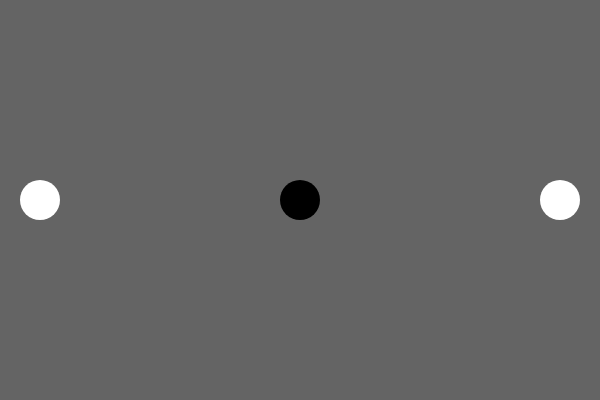
Frame 1 (no input)
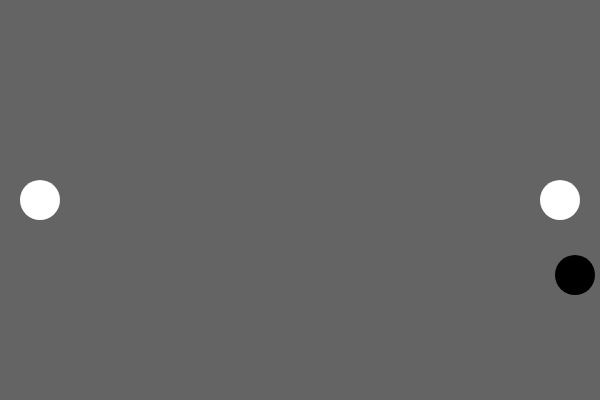
Frame 60 (no input)
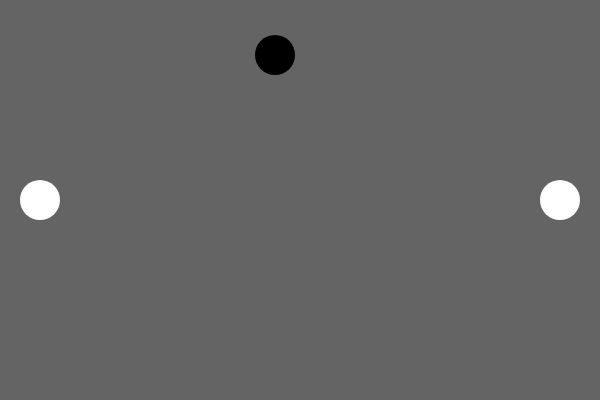
Frame 120 (the mouse pressed at the canvas centre since frame 60)

The p5.js sketch that drew these frames (run headless with seeded random() and noise() and a simulated clock; from frame 60 on, the mouse is pressed at the canvas centre):

// p5.js sketch
// ── sketch.js
var ball;
var lpaddle;
var rpaddle;
var step;

function setup() {
  createCanvas(600, 400);
  ball = new Ball();
  lpaddle = new Paddle("left");
  rpaddle = new Paddle("right");
  step = 5;
}

function draw() {
  background(100);

  ball.show();
  ball.move();
  ball.bounce();

  lpaddle.show();
  lpaddle.move();
  rpaddle.show();
  rpaddle.move();

  if (lpaddle.hits(ball) || rpaddle.hits(ball)) {
    ball.v.x *= -1;
    ball.v.y *= -1;
  }
}

function keyPressed() {
  keyCode = String.fromCharCode(keyCode);
  if (keyCode === "q" || keyCode === "Q") {
    lpaddle.step = -step;
  } else if (keyCode === "a" || keyCode === "A") {
    lpaddle.step = step;
  } else if (keyCode === "p" || keyCode === "P") {
    rpaddle.step = -step;
  } else if (keyCode === "l" || keyCode === "L") {
    rpaddle.step = step;
  }
}

function keyReleased() {
  lpaddle.step = 0;
  rpaddle.step = 0;
}

// ── ball.js
function Ball() {
  this.pos = createVector(width/2, height/2);
  this.r = 20;
  this.v = createVector(5, 5);
  //this.v = createVector(random(-1, 1), random(-1, 1));

  this.show = function () {
    fill(0);
    noStroke();
    ellipse(this.pos.x, this.pos.y, this.r * 2, this.r * 2);
  }

  this.move = function (v) {
    var d = v || this.v;
    this.pos.add(d);
    if (this.pos.x > width || this.pos.x < 0 || this.pos.y > height || this.pos.y < 0) {
      this.pos.x = width/2;
      this.pos.y = height/2;
    }
  }
  
  this.bounce = function () {
    if (this.pos.x < this.r || this.pos.x > width -this.r) {
      this.v.x *= -1;
    } else if (this.pos.y < this.r || this.pos.y > height -this.r) {
      this.v.y *= -1;
    }
  }

}


// ── brick.js
function Brick() {
  this.pos = createVector(random(20, width-20), random(20, height- 100));
  this.c = createVector(255, 69, 0);
  this.r = 20;

  this.show = function() {
    fill(this.c.x, this.c.y, this.c.z);
    noStroke();
    rect(this.pos.x, this.pos.y, this.r*2, this.r);
  }

}

// ── paddle.js
function Paddle(lorr) {
  this.lorr = lorr;
  this.r = 20;
  
  this.getPos = function (lorr) {
    if (lorr === "left") {
      return createVector(40, height/2);
    } else if (lorr === "right") {
      return createVector(width - 40, height/2);
    }
  }

  this.pos = this.getPos(lorr);
  this.step = 0;

  this.show = function () {
    fill(255, 255, 255);
    noStroke();
    ellipse(this.pos.x, this.pos.y, this.r*2, this.r*2);
  }

  this.move = function () {
    if ((this.pos.y > this.r + 20) && (this.pos.y < height-this.r-20)) {
      this.pos.y += this.step;
    } else if ((this.pos.y <= (this.r + 20))) {
      this.pos.y = this.r + 30;
    } else if ((this.pos.y >= (height - this.r -20))) {
      this.pos.y = height - this.r - 30;
    }
  }

  this.hits = function(ball) {
    if (dist(ball.pos.x, ball.pos.y, this.pos.x, this.pos.y) <= this.r + ball.r) {
      return true;
    } else return false;
  } 
}

// ── tank.js
function Tank() {
  this.pos = createVector(width/2, height-20);
  this.v = createVector(0, 0);
  this.r = 20;
  this.sd = createVector(0, -5); // shoot direction, (0, -1) up, (1, 0) right, (0, 1) down, (-1, 0) left.
  this.bullets = [];
  this.step = 3;
  this.bullet_step = 5;
  this.shoot_cycle = 2;

  this.show = function() {
    fill(255, 0, 255);
    noStroke();
    rect(this.pos.x, this.pos.y, this.r*2, this.r*2);
    for(var i=0; i<this.bullets.length; i++) {
      this.bullets[i].show();
      if (this.bullets[i].pos.x < 0 || this.bullets[i].pos.x > width || this.bullets[i].pos.y < 0 || this.bullets[i].pos.y > height) {
        this.bullets.splice(i, 1);
      }
    }
  }

  this.move = function() {
    var bullet = new Bullet();
    var p = createVector(this.pos.x+this.r, this.pos.y+this.r);
    bullet.pos = p;
    bullet.v = this.sd.copy();
    this.bullets.push(bullet);
    for(var i=0; i<this.bullets.length; i++) {
      this.bullets[i].move();
    }
    this.pos.add(this.v);
  }

  this.move_direction_change = function(direction) {
    if (direction === "up") {
      this.v.x = 0;
      this.v.y = -this.step;
    } else if (direction === "down") {
      this.v.x = 0;
      this.v.y = this.step;
    } else if (direction === "left") {
      this.v.x = -this.step;
      this.v.y = 0;
    } else if (direction === "right") {
      this.v.x = this.step;
      this.v.y = 0;
    }
  }

  this.bullet_direction_change = function(direction) {
    if (direction === "up") {
      this.sd.x = 0;
      this.sd.y = -this.bullet_step;
    } else if (direction === "down") {
      this.sd.x = 0;
      this.sd.y = this.bullet_step;
    } else if (direction === "left") {
      this.sd.x = -this.bullet_step;
      this.sd.y = 0;
    } else if (direction === "right") {
      this.sd.x = this.bullet_step;
      this.sd.y = 0;
    }
  }
    
}
function Bullet() {
  this.pos = createVector(0, 0);
  this.r = 1;
  this.v = createVector(0, 0);
  
  this.show = function() {
    fill(255, 255, 255);
    noStroke();
    ellipse(this.pos.x, this.pos.y, this.r*2, this.r*2);
  }

  this.move = function() {
    this.pos.add(this.v);
  }
}
